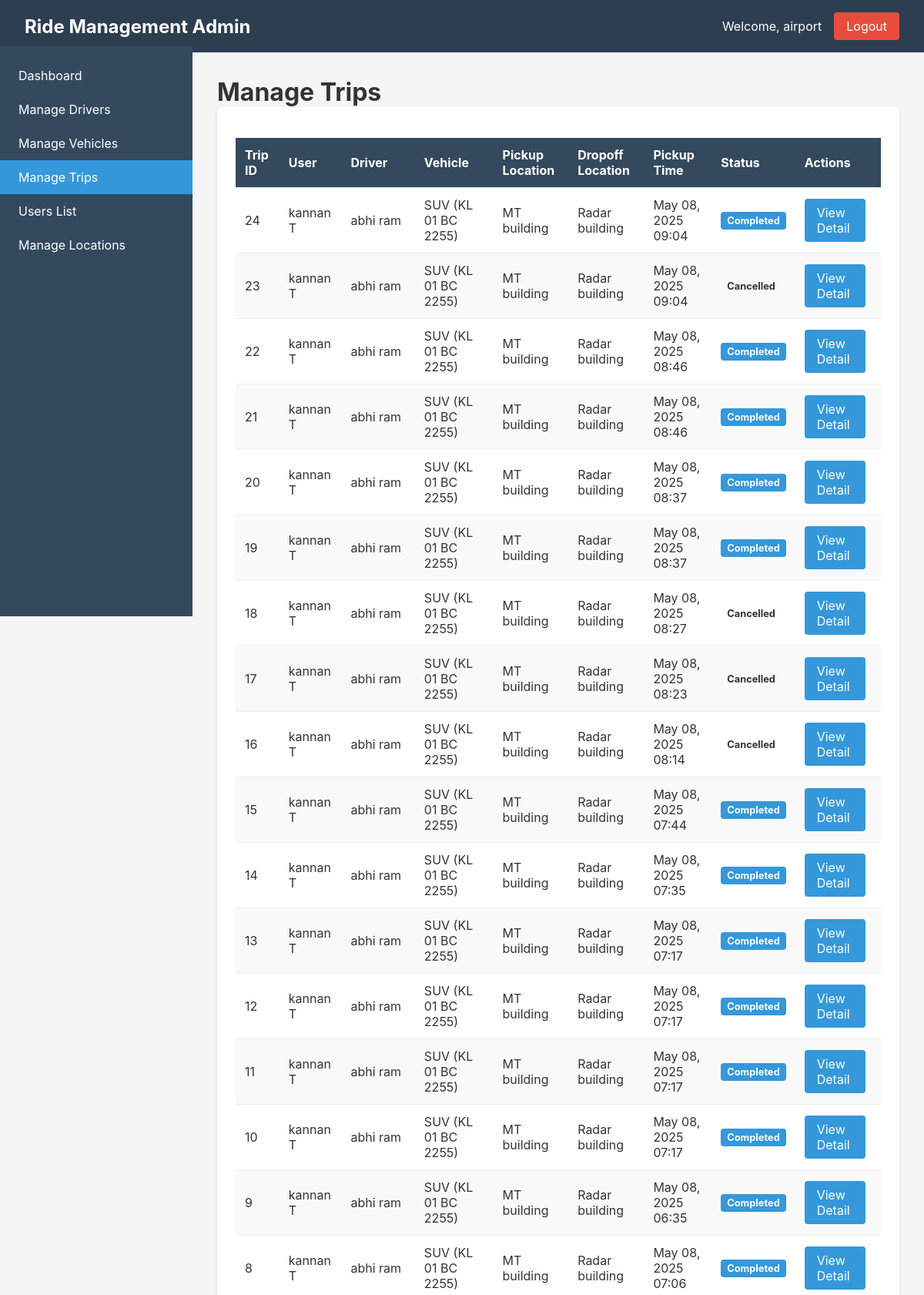
Screenshot of /trips/ (signed in, upper part) with the database file from the repository.
### ride_management/models.py (models this page shows, shortened)
class CustomUser(AbstractUser):
    USER_TYPE_CHOICES = (
        ('admin', 'Admin'),
        ('user', 'User'),
        ('driver', 'Driver'),
    )
    user_type = models.CharField(max_length=10, choices=USER_TYPE_CHOICES, default='user')
    phone = models.CharField(max_length=15, blank=True)
    class Meta:
        db_table = 'users'

class Trip(models.Model):
    user = models.ForeignKey(CustomUser, on_delete=models.SET_NULL, null=True)
    driver = models.ForeignKey(Driver, on_delete=models.SET_NULL, null=True, blank=True)
    vehicle = models.ForeignKey(Vehicle, on_delete=models.SET_NULL, null=True, blank=True)
    pickup_location_text = models.CharField(max_length=255, null=True, blank=True)
    dropoff_location_text = models.CharField(max_length=255, null=True, blank=True)
    pickup_location = models.ForeignKey(Location, on_delete=models.SET_NULL, null=True, related_name='trips_as_pickup')
    dropoff_location = models.ForeignKey(Location, on_delete=models.SET_NULL, null=True, related_name='trips_as_dropoff')
    pickup_time = models.DateTimeField()
    estimated_arrival = models.DateTimeField(null=True, blank=True)
    actual_arrival = models.DateTimeField(null=True, blank=True)
    fare = models.DecimalField(max_digits=10, decimal_places=2, default=150.00)  # Fixed fare
    status = models.CharField(max_length=20, choices=[
        ('pending', 'Pending'),
        ('accepted', 'Accepted'),
        ('in_progress', 'In Progress'),
        ('completed', 'Completed'),
        ('cancelled', 'Cancelled')
    ], default='pending')
    created_at = models.DateTimeField(auto_now_add=True)
    updated_at = models.DateTimeField(auto_now=True)

class Driver(models.Model):
    user = models.OneToOneField(CustomUser, on_delete=models.CASCADE)
    license_number = models.CharField(max_length=50)
    license_expiry = models.DateField()
    status = models.CharField(max_length=20, choices=[
        ('active', 'Active'),
        ('inactive', 'Inactive'),
        ('on_trip', 'On Trip')
    ], default='inactive')
    created_at = models.DateTimeField(auto_now_add=True)

class Vehicle(models.Model):
    plate_number = models.CharField(max_length=20, unique=True)
    model = models.CharField(max_length=50)
    year = models.IntegerField()
    color = models.CharField(max_length=30)
    seats = models.IntegerField()
    driver = models.ForeignKey(Driver, on_delete=models.SET_NULL, null=True, blank=True)
    status = models.CharField(max_length=20, choices=[
        ('available', 'Available'),
        ('in_use', 'In Use'),
        ('maintenance', 'Maintenance')
    ], default='available')
    created_at = models.DateTimeField(auto_now_add=True)

class Location(models.Model):
    name = models.CharField(max_length=100)
    address = models.CharField(max_length=255)
    latitude = models.DecimalField(max_digits=9, decimal_places=6, null=True, blank=True)
    longitude = models.DecimalField(max_digits=9, decimal_places=6, null=True, blank=True)
    is_airport = models.BooleanField(default=False)
    is_active = models.BooleanField(default=True)
    created_at = models.DateTimeField(auto_now_add=True)
    def __str__(self):
        return self.name
    class Meta:
        ordering = ['name']

### ride_management/views.py (the view)
# urls.py: path('trips/', views.trips_list, name='trips_list'),
@login_required
def trips_list(request):
    if request.user.user_type != 'admin':
        return redirect('login')
    trips = Trip.objects.all().order_by('-created_at').select_related(
        'user', 'driver__user', 'vehicle'
    )
    for trip in trips:
        if trip.driver and not trip.vehicle:
            vehicle = Vehicle.objects.filter(driver=trip.driver).first()
            if vehicle:
                trip.driver_vehicle = vehicle
    return render(request, 'admin/trips.html', {'trips': trips})

### ride_management/templates/admin/trips.html
{% extends 'base.html' %}
{% block content %}
<h1>Manage Trips</h1>
<div class="card">
  <table class="table">
    <thead>
      <tr>
        <th>Trip ID</th>
        <th>User</th>
        <th>Driver</th>
        <th>Vehicle</th>
        <th>Pickup Location</th>
        <th>Dropoff Location</th>
        <th>Pickup Time</th>
        <th>Status</th>
        <th>Actions</th>
      </tr>
    </thead>
    <tbody>
      {% for trip in trips %}
      <tr>
        <td>{{ trip.id }}</td>
        <td>
          {% if trip.user %}
            {{ trip.user.first_name }} {{ trip.user.last_name }}
          {% else %}
            Guest
          {% endif %}
        </td>
        <td>
          {% if trip.driver %}
            {{ trip.driver.user.first_name }} {{ trip.driver.user.last_name }}
          {% else %}
            Not assigned
          {% endif %}
        </td>
        <td>
          {% if trip.driver and trip.driver.vehicle_set.exists %}
            {% with vehicle=trip.driver.vehicle_set.first %}
              {{ vehicle.model }} ({{ vehicle.plate_number }})
            {% endwith %}
          {% elif trip.vehicle %}
            {{ trip.vehicle.model }} ({{ trip.vehicle.plate_number }})
          {% else %}
            Not assigned
          {% endif %}
        </td>
        <td>{{ trip.pickup_location }}</td>
        <td>{{ trip.dropoff_location }}</td>
        <td>{{ trip.pickup_time|date:"M d, Y H:i" }}</td>
        <td>
          <span class="status-badge status-{{ trip.status }}">
            {{ trip.get_status_display }}
          </span>
        </td>
        <td>
          <a href="{% url 'trip_detail' trip.id %}" class="btn btn-primary">View Detail</a>
        </td>
      </tr>
      {% empty %}
      <tr>
        <td colspan="9" style="text-align: center;">No trips found</td>
      </tr>
      {% endfor %}
    </tbody>
  </table>
</div>
{% endblock %}

### ride_management/templates/base.html (shortened to what this page needs)
<!DOCTYPE html>
<html lang="en">
<head>
</head>
<body>
    <nav class="navbar">
        <h1>Ride Management Admin</h1>
        <div class="navbar-right">
            <span>Welcome, {{ user.username }}</span>
            <a href="{% url 'logout' %}" class="logout-btn">Logout</a>
        </div>
    </nav>
    <div class="sidebar">
        <a href="{% url 'dashboard' %}" {% if request.resolver_match.url_name == 'dashboard' %}class="active"{% endif %}>Dashboard</a>
        <a href="{% url 'drivers_list' %}" {% if 'drivers' in request.resolver_match.url_name %}class="active"{% endif %}>Manage Drivers</a>
        <a href="{% url 'vehicles_list' %}" {% if 'vehicles' in request.resolver_match.url_name %}class="active"{% endif %}>Manage Vehicles</a>
        <a href="{% url 'trips_list' %}" {% if 'trips' in request.resolver_match.url_name %}class="active"{% endif %}>Manage Trips</a>
        <a href="{% url 'users_list' %}" {% if 'users' in request.resolver_match.url_name %}class="active"{% endif %}>Users List</a>
        <a href="{% url 'locations_list' %}" {% if 'locations' in request.resolver_match.url_name %}class="active"{% endif %}>Manage Locations</a>
    </div>
    <main class="main-content">
        {% block content %}
        {% endblock %}
    </main>
</body>
</html>

### ride_management/templates/base.html (style rules this page uses)
* { margin: 0; padding: 0; box-sizing: border-box; }
body { font-family: -apple-system, BlinkMacSystemFont, 'Segoe UI', Roboto, Oxygen, Ubuntu, sans-serif; background-color: #f5f5f5; color: #333; }
.navbar { background-color: #2c3e50; color: white; padding: 1rem 2rem; display: flex; justify-content: space-between; align-items: center; }
.navbar h1 { font-size: 1.5rem; }
.navbar-right { display: flex; align-items: center; gap: 1rem; }
.logout-btn { background-color: #e74c3c; color: white; border: none; padding: 0.5rem 1rem; border-radius: 4px; cursor: pointer; text-decoration: none; }
.sidebar { width: 250px; height: calc(100vh - 60px); background-color: #34495e; position: fixed; left: 0; top: 60px; padding: 1rem 0; }
.sidebar a { display: block; color: white; text-decoration: none; padding: 0.75rem 1.5rem; transition: background-color 0.3s; }
.sidebar a.active { background-color: #3498db; }
.main-content { margin-left: 250px; padding: 2rem; min-height: calc(100vh - 60px); }
.card { background-color: white; border-radius: 8px; box-shadow: 0 2px 4px rgba(0,0,0,0.1); padding: 1.5rem; margin-bottom: 1.5rem; }
.btn { background-color: #3498db; color: white; border: none; padding: 0.5rem 1rem; border-radius: 4px; cursor: pointer; text-decoration: none; display: inline-block; margin-right: 0.5rem; }
.btn-primary { background-color: #3498db; }
.table { width: 100%; border-collapse: collapse; margin-top: 1rem; }
.table th, .table td { padding: 0.75rem; text-align: left; border-bottom: 1px solid #ecf0f1; }
.table th { background-color: #34495e; color: white; }
.table tr:nth-child(even) { background-color: #f9f9f9; }
.status-badge { display: inline-block; padding: 0.25rem 0.5rem; border-radius: 4px; font-size: 0.8rem; font-weight: bold; }
.status-completed { background-color: #3498db; color: white; }

### rows the page displays
CustomUser: username "airport"
Trip: id "24", user.first_name "kannan", user.last_name "T", driver.user.first_name "abhi", driver.user.last_name "ram", driver.vehicle_set.first.model "SUV", driver.vehicle_set.first.plate_number "KL 01 BC 2255", pickup_location "MT building", dropoff_location "Radar building", pickup_time "May 08, 2025 09:04", status "Completed"
Trip: id "23", user.first_name "kannan", user.last_name "T", driver.user.first_name "abhi", driver.user.last_name "ram", driver.vehicle_set.first.model "SUV", driver.vehicle_set.first.plate_number "KL 01 BC 2255", pickup_location "MT building", dropoff_location "Radar building", pickup_time "May 08, 2025 09:04", status "Cancelled"
Trip: id "22", user.first_name "kannan", user.last_name "T", driver.user.first_name "abhi", driver.user.last_name "ram", driver.vehicle_set.first.model "SUV", driver.vehicle_set.first.plate_number "KL 01 BC 2255", pickup_location "MT building", dropoff_location "Radar building", pickup_time "May 08, 2025 08:46", status "Completed"
Trip: id "21", user.first_name "kannan", user.last_name "T", driver.user.first_name "abhi", driver.user.last_name "ram", driver.vehicle_set.first.model "SUV", driver.vehicle_set.first.plate_number "KL 01 BC 2255", pickup_location "MT building", dropoff_location "Radar building", pickup_time "May 08, 2025 08:46", status "Completed"
Trip: id "20", user.first_name "kannan", user.last_name "T", driver.user.first_name "abhi", driver.user.last_name "ram", driver.vehicle_set.first.model "SUV", driver.vehicle_set.first.plate_number "KL 01 BC 2255", pickup_location "MT building", dropoff_location "Radar building", pickup_time "May 08, 2025 08:37", status "Completed"
Trip: id "19", user.first_name "kannan", user.last_name "T", driver.user.first_name "abhi", driver.user.last_name "ram", driver.vehicle_set.first.model "SUV", driver.vehicle_set.first.plate_number "KL 01 BC 2255", pickup_location "MT building", dropoff_location "Radar building", pickup_time "May 08, 2025 08:37", status "Completed"
Trip: id "18", user.first_name "kannan", user.last_name "T", driver.user.first_name "abhi", driver.user.last_name "ram", driver.vehicle_set.first.model "SUV", driver.vehicle_set.first.plate_number "KL 01 BC 2255", pickup_location "MT building", dropoff_location "Radar building", pickup_time "May 08, 2025 08:27", status "Cancelled"
Trip: id "17", user.first_name "kannan", user.last_name "T", driver.user.first_name "abhi", driver.user.last_name "ram", driver.vehicle_set.first.model "SUV", driver.vehicle_set.first.plate_number "KL 01 BC 2255", pickup_location "MT building", dropoff_location "Radar building", pickup_time "May 08, 2025 08:23", status "Cancelled"
Trip: id "16", user.first_name "kannan", user.last_name "T", driver.user.first_name "abhi", driver.user.last_name "ram", driver.vehicle_set.first.model "SUV", driver.vehicle_set.first.plate_number "KL 01 BC 2255", pickup_location "MT building", dropoff_location "Radar building", pickup_time "May 08, 2025 08:14", status "Cancelled"
Trip: id "15", user.first_name "kannan", user.last_name "T", driver.user.first_name "abhi", driver.user.last_name "ram", driver.vehicle_set.first.model "SUV", driver.vehicle_set.first.plate_number "KL 01 BC 2255", pickup_location "MT building", dropoff_location "Radar building", pickup_time "May 08, 2025 07:44", status "Completed"
Trip: id "14", user.first_name "kannan", user.last_name "T", driver.user.first_name "abhi", driver.user.last_name "ram", driver.vehicle_set.first.model "SUV", driver.vehicle_set.first.plate_number "KL 01 BC 2255", pickup_location "MT building", dropoff_location "Radar building", pickup_time "May 08, 2025 07:35", status "Completed"
Trip: id "13", user.first_name "kannan", user.last_name "T", driver.user.first_name "abhi", driver.user.last_name "ram", driver.vehicle_set.first.model "SUV", driver.vehicle_set.first.plate_number "KL 01 BC 2255", pickup_location "MT building", dropoff_location "Radar building", pickup_time "May 08, 2025 07:17", status "Completed"
Trip: id "12", user.first_name "kannan", user.last_name "T", driver.user.first_name "abhi", driver.user.last_name "ram", driver.vehicle_set.first.model "SUV", driver.vehicle_set.first.plate_number "KL 01 BC 2255", pickup_location "MT building", dropoff_location "Radar building", pickup_time "May 08, 2025 07:17", status "Completed"
Trip: id "11", user.first_name "kannan", user.last_name "T", driver.user.first_name "abhi", driver.user.last_name "ram", driver.vehicle_set.first.model "SUV", driver.vehicle_set.first.plate_number "KL 01 BC 2255", pickup_location "MT building", dropoff_location "Radar building", pickup_time "May 08, 2025 07:17", status "Completed"
Trip: id "10", user.first_name "kannan", user.last_name "T", driver.user.first_name "abhi", driver.user.last_name "ram", driver.vehicle_set.first.model "SUV", driver.vehicle_set.first.plate_number "KL 01 BC 2255", pickup_location "MT building", dropoff_location "Radar building", pickup_time "May 08, 2025 07:17", status "Completed"
Trip: id "9", user.first_name "kannan", user.last_name "T", driver.user.first_name "abhi", driver.user.last_name "ram", driver.vehicle_set.first.model "SUV", driver.vehicle_set.first.plate_number "KL 01 BC 2255", pickup_location "MT building", dropoff_location "Radar building", pickup_time "May 08, 2025 06:35", status "Completed"
Trip: id "8", user.first_name "kannan", user.last_name "T", driver.user.first_name "abhi", driver.user.last_name "ram", driver.vehicle_set.first.model "SUV", driver.vehicle_set.first.plate_number "KL 01 BC 2255", pickup_location "MT building", dropoff_location "Radar building", pickup_time "May 08, 2025 07:06", status "Completed"
